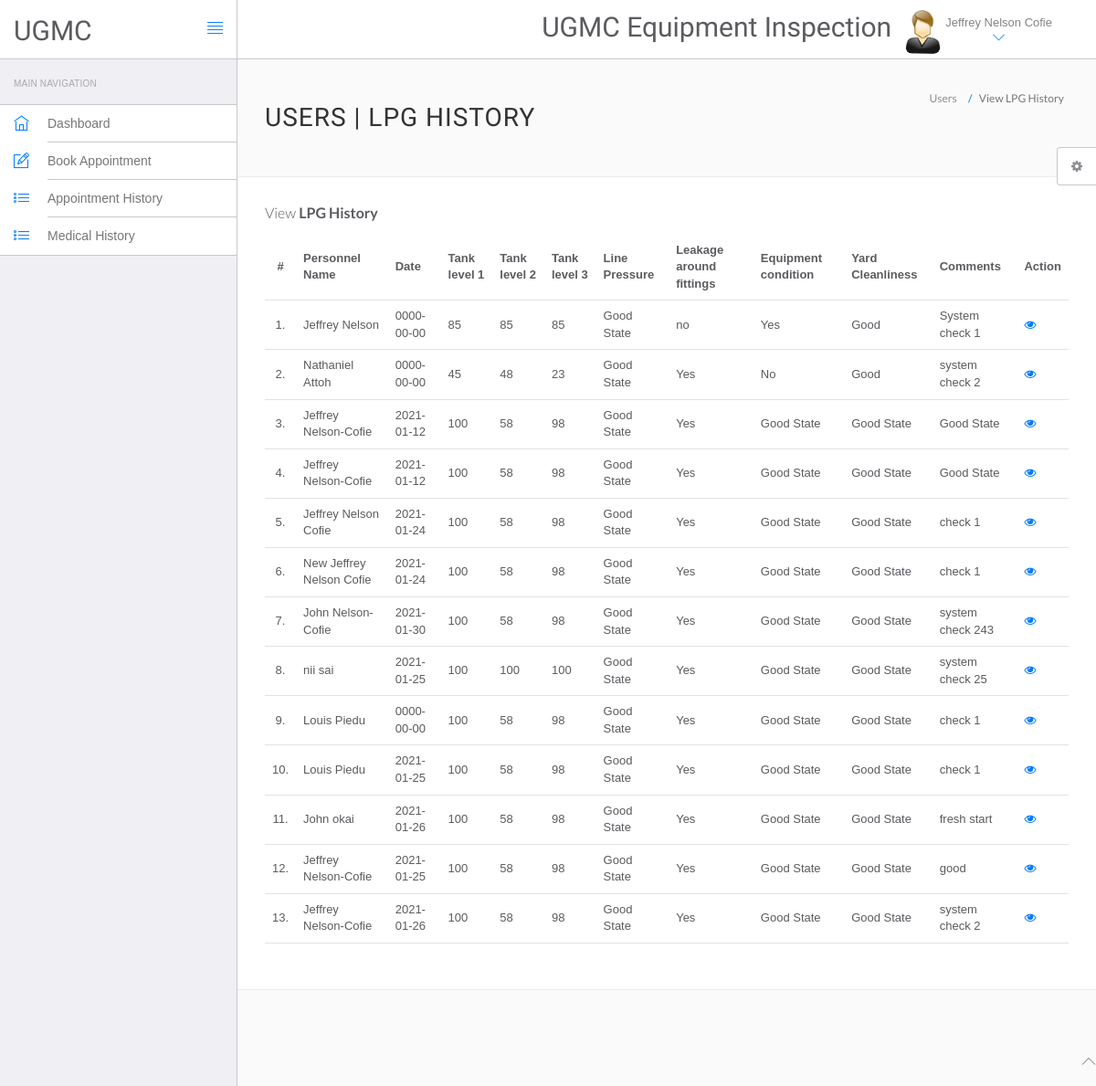
The page /hms/lpg_history.php (signed in) on the database as committed earlier.
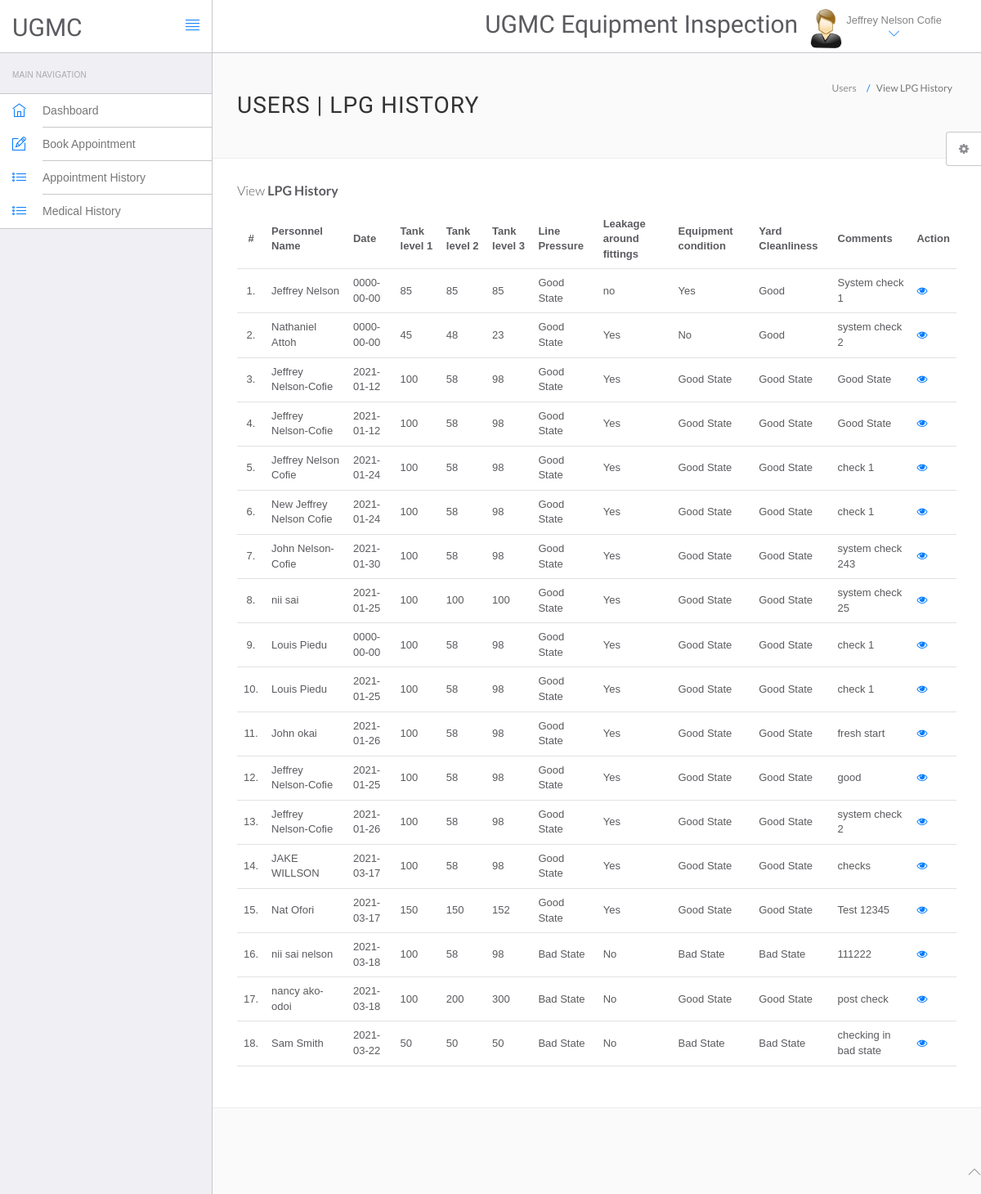
The same page on the database as committed later.
### tables this page shows
CREATE TABLE `users` (
  `id` int(11) NOT NULL,
  `fullName` varchar(255) DEFAULT NULL,
  `address` longtext DEFAULT NULL,
  `city` varchar(255) DEFAULT NULL,
  `gender` varchar(255) DEFAULT NULL,
  `email` varchar(255) DEFAULT NULL,
  `password` varchar(255) DEFAULT NULL,
  `regDate` timestamp NULL DEFAULT current_timestamp(),
  `updationDate` timestamp NULL DEFAULT NULL ON UPDATE current_timestamp()
);

CREATE TABLE `lpgform` (
  `id` int(11) NOT NULL,
  `name` varchar(250) NOT NULL,
  `date` date NOT NULL DEFAULT current_timestamp(),
  `tank1` int(100) NOT NULL,
  `tank2` int(100) NOT NULL,
  `tank3` int(100) NOT NULL,
  `pressure` varchar(250) NOT NULL,
  `leakages` varchar(250) NOT NULL,
  `condition` varchar(250) NOT NULL,
  `cleanliness` varchar(250) NOT NULL,
  `comment` varchar(250) NOT NULL
);

### hms/lpg_history.php (the view, shortened to what this page needs)
<?php
include('include/config.php');
?>
<!DOCTYPE html>
<html lang="en">
<head>
    <link rel="stylesheet" href="vendor/bootstrap/css/bootstrap.min.css">
    <link rel="stylesheet" href="vendor/fontawesome/css/font-awesome.min.css">
    <link rel="stylesheet" href="vendor/themify-icons/themify-icons.min.css">
    <link href="vendor/animate.css/animate.min.css" rel="stylesheet" media="screen">
    <link href="vendor/perfect-scrollbar/perfect-scrollbar.min.css" rel="stylesheet" media="screen">
    <link href="vendor/switchery/switchery.min.css" rel="stylesheet" media="screen">
    <link href="vendor/bootstrap-touchspin/jquery.bootstrap-touchspin.min.css" rel="stylesheet" media="screen">
    <link href="vendor/select2/select2.min.css" rel="stylesheet" media="screen">
    <link href="vendor/bootstrap-datepicker/bootstrap-datepicker3.standalone.min.css" rel="stylesheet" media="screen">
    <link href="vendor/bootstrap-timepicker/bootstrap-timepicker.min.css" rel="stylesheet" media="screen">
    <link rel="stylesheet" href="assets/css/styles.css">
    <link rel="stylesheet" href="assets/css/plugins.css">
    <link rel="stylesheet" href="assets/css/themes/theme-1.css" id="skin_color" />
</head>
<body>
    <div id="app">
        <?php include('include/sidebar.php'); ?>
        <div class="app-content">
            <?php include('include/header.php'); ?>
            <div class="main-content">
                <div class="wrap-content container" id="container">
                    <section id="page-title">
                        <div class="row">
                            <div class="col-sm-8">
                                <h1 class="mainTitle">Users | LPG History</h1>
                            </div>
                            <ol class="breadcrumb">
                                <li>
                                    <span>Users</span>
                                </li>
                                <li class="active">
                                    <span>View LPG History</span>
                                </li>
                            </ol>
                        </div>
                    </section>
                    <div class="container-fluid container-fullw bg-white">
                        <div class="row">
                            <div class="col-md-12">
                                <h5 class="over-title margin-bottom-15">View <span class="text-bold">LPG History</span></h5>
                                <table class="table table-hover" id="sample-table-1">
                                    <thead>
                                        <tr>
                                            <th class="center">#</th>
                                            <th>Personnel Name</th>
                                            <th>Date</th>
                                            <th>Tank level 1 </th>
                                            <th>Tank level 2 </th>
                                            <th>Tank level 3 </th>
                                            <th>Line Pressure</th>
                                            <th>Leakage around fittings</th>
                                            <th>Equipment condition</th>
                                            <th>Yard Cleanliness</th>
                                            <th>Comments</th>
                                            <th>Action</th>
                                        </tr>
                                    </thead>
                                    <tbody>
                                        <?php
                                        $sql = mysqli_query($con, "SELECT * FROM `lpgform`");
                                        $cnt = 1;
                                        while ($row = mysqli_fetch_array($sql)) {
                                        ?>
                                            <tr>
                                                <td class="center"><?php echo $cnt; ?>.</td>
                                                <td class="hidden-xs"><?php echo $row['name']; ?></td>
                                                <td><?php echo $row['date']; ?></td>
                                                <td><?php echo $row['tank1']; ?></td>
                                                <td><?php echo $row['tank2']; ?></td>
                                                <td><?php echo $row['tank3']; ?>
                                                <td><?php echo $row['pressure']; ?>
                                                <td><?php echo $row['leakages']; ?>
                                                <td><?php echo $row['condition']; ?>
                                                <td><?php echo $row['cleanliness']; ?>
                                                <td><?php echo $row['comment']; ?>
                                                <td>
                                                    <a href="view-lpg_history.php?viewid=<?php echo $row['ID']; ?>"><i class="fa fa-eye"></i></a>
                                                </td>
                                            </tr>
                                        <?php
                                            $cnt = $cnt + 1;
                                        } ?>
                                    </tbody>
                                </table>
                            </div>
                        </div>
                    </div>
                </div>
            </div>
        </div>
    </div>
    <?php include('include/footer.php'); ?>
    <?php include('include/setting.php'); ?>
</body>
</html>

### hms/include/sidebar.php
<div class="sidebar app-aside" id="sidebar">
				<div class="sidebar-container perfect-scrollbar">
<nav>
						<div class="navbar-title">
							<span>Main Navigation</span>
						</div>
						<ul class="main-navigation-menu">
							<li>
								<a href="dashboard.php">
									<div class="item-content">
										<div class="item-media">
											<i class="ti-home"></i>
										</div>
										<div class="item-inner">
											<span class="title"> Dashboard </span>
										</div>
									</div>
								</a>
							</li>
							<li>
								<a href="book-appointment.php">
									<div class="item-content">
										<div class="item-media">
											<i class="ti-pencil-alt"></i>
										</div>
										<div class="item-inner">
											<span class="title"> Book Appointment </span>
										</div>
									</div>
								</a>
							</li>
							<li>
								<a href="appointment-history.php">
									<div class="item-content">
										<div class="item-media">
											<i class="ti-list"></i>
										</div>
										<div class="item-inner">
											<span class="title"> Appointment History </span>
										</div>
									</div>
								</a>
							</li>
<li>
								<a href="manage-medhistory.php">
									<div class="item-content">
										<div class="item-media">
											<i class="ti-list"></i>
										</div>
										<div class="item-inner">
											<span class="title"> Medical History </span>
										</div>
									</div>
								</a>
							</li>
						</ul>
					</nav>
					</div>
			</div>

### hms/include/header.php (shortened to what this page needs)
<header class="navbar navbar-default navbar-static-top">
					<div class="navbar-header">
						<a class="navbar-brand" href="#">
							<h2 style="padding-top:20% ">UGMC</h2>
						</a>
						<a href="#" class="sidebar-toggler pull-right visible-md visible-lg" data-toggle-class="app-sidebar-closed" data-toggle-target="#app">
							<i class="ti-align-justify"></i>
						</a>
					</div>
					<div class="navbar-collapse collapse">
						<ul class="nav navbar-right">
								<li  style="padding-top:2% ">
								<h2>UGMC Equipment Inspection</h2>
							</li>
							<li class="dropdown current-user">
								<a href class="dropdown-toggle" data-toggle="dropdown">
									<img src="assets/images/images.jpg"> <span class="username">
									<?php $query=mysqli_query($con,"select fullName from users where id='".$_SESSION['id']."'");
while($row=mysqli_fetch_array($query))
{
	echo $row['fullName'];
}
									?> <i class="ti-angle-down"></i></i></span>
								</a>
							</li>
						</ul>
					</div>
				</header>

### hms/include/footer.php
<footer>
				<div class="footer-inner">
					<div class="pull-left">
						&copy; <span class="current-year"></span><span class="text-bold text-uppercase"> UGMC</span>. <span>All rights reserved</span>
					</div>
					<div class="pull-right">
						<span class="go-top"><i class="ti-angle-up"></i></span>
					</div>
				</div>
			</footer>

### hms/include/setting.php (shortened to what this page needs)
<div class="settings panel panel-default hidden-xs hidden-sm" id="settings">
				<button ct-toggle="toggle" data-toggle-class="active" data-toggle-target="#settings" class="btn btn-default">
					<i class="fa fa-spin fa-gear"></i>
				</button>
			</div>

### hms/assets/css/plugins.css (style rules this page uses)
.perfect-scrollbar { overflow-y: hidden !important; }

### hms/assets/css/themes/theme-1.css (style rules this page uses)
body { background: #FAFAFA; }
header .navbar-header { background: #ffffff !important; border-right-color: #c8c7cc !important; border-bottom-color: #c8c7cc !important; }
header .navbar-header .sidebar-toggler, header .navbar-header .sidebar-mobile-toggler { color: #007aff !important; }
header .navbar-header .navbar-brand { color: #777 !important; }
header .navbar-collapse { background: #ffffff !important; border-bottom-color: #c8c7cc !important; box-shadow: none !important; }
header .navbar-collapse .navbar-right > li > a { color: #777; }
header .navbar-collapse .navbar-right > li > a i { color: #007aff !important; }
#sidebar { background: #EFEFF4 !important; }
#sidebar:before { border-right-width: "1px" !important; border-right-style: solid; border-right-color: #c8c7cc !important; }
#sidebar nav { border-right-width: "1px" !important; border-right-style: solid; border-right-color: #c8c7cc !important; }
#sidebar nav .navbar-title { color: #aaaaaa; }
#sidebar nav > ul { background: #ffffff !important; border-bottom-color: #c8c7cc !important; border-top-color: #c8c7cc !important; }
#sidebar nav > ul > li > a .item-media > i { color: #007aff !important; }
#sidebar nav > ul > li > a .item-inner { color: #777 !important; border-bottom-color: #c8c7cc; }

Rows that differ between the two databases and show on the page:
added lpgform: name "JAKE WILLSON", date "2021-03-17", tank1 "100", tank2 "58", tank3 "98", pressure "Good State", leakages "Yes", condition "Good State", cleanliness "Good State", comment "checks"
added lpgform: name "Nat Ofori", date "2021-03-17", tank1 "150", tank2 "150", tank3 "152", pressure "Good State", leakages "Yes", condition "Good State", cleanliness "Good State", comment "Test 12345"
added lpgform: name "nii sai nelson", date "2021-03-18", tank1 "100", tank2 "58", tank3 "98", pressure "Bad State", leakages "No", condition "Bad State", cleanliness "Bad State", comment "111222"
added lpgform: name "nancy ako-odoi", date "2021-03-18", tank1 "100", tank2 "200", tank3 "300", pressure "Bad State", leakages "No", condition "Good State", cleanliness "Good State", comment "post check"
added lpgform: name "Sam Smith", date "2021-03-22", tank1 "50", tank2 "50", tank3 "50", pressure "Bad State", leakages "No", condition "Bad State", cleanliness "Bad State", comment "checking in bad state"
